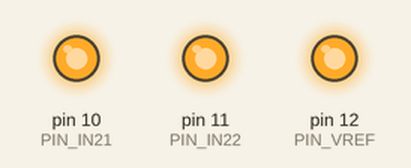
Recording of a sketch running on a simulated Arduino Uno, built with avr-gcc and run on an emulated ATmega328P. Shown: output pins drawn as LEDs (lit = HIGH).

Above: at 0.1 s.
Timing chart, 0 to 1.6 s (numbered marks = the images above):
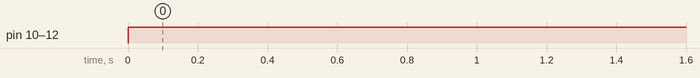

Measured:
- by itself, pin 10 (PIN_IN21), pin 11 (PIN_IN22), pin 12 (PIN_VREF): LOW → HIGH at 0.00 s

The sketch:

shitatari_hottear.ino
```cpp
// #define PIN_IN11  4
// #define PIN_IN12  5

#define PIN_IN21  10  //先に実装
#define PIN_IN22  11 //先に実装
#define PIN_VREF  12 //先に実装

// int txt=0;

void setup() {
  Serial.begin(9600);

  // pinMode(PIN_IN11,OUTPUT); //左
  // pinMode(PIN_IN12,OUTPUT); //左

  pinMode(PIN_IN21,OUTPUT); //右
  pinMode(PIN_IN22,OUTPUT); //右

  // analogWrite(PIN_IN11, 0);	//analogWrite PIN11を初期化
  // analogWrite(PIN_IN12, 0);	//analogWrite PIN12を初期化

  analogWrite(PIN_IN21, 0);	//analogWrite PIN21を初期化
  analogWrite(PIN_IN22, 0);	//analogWrite PIN22を初期化
}

void loop() {
  analogWrite(PIN_VREF, 255);
  digitalWrite(PIN_IN21, HIGH);
  digitalWrite(PIN_IN22, HIGH);

  // if(Serial.available()>0){
  //   txt = Serial.read();
  //   if(txt == 48){ //0を入力 -> 片目だけ動くモード（実験用）
  //     analogWrite(PIN_VREF, 255);
  //     digitalWrite(PIN_IN21, HIGH);
  //     digitalWrite(PIN_IN22, HIGH);
  //     Serial.println("片目温めるモード");
  //   }
  // }
}
```
